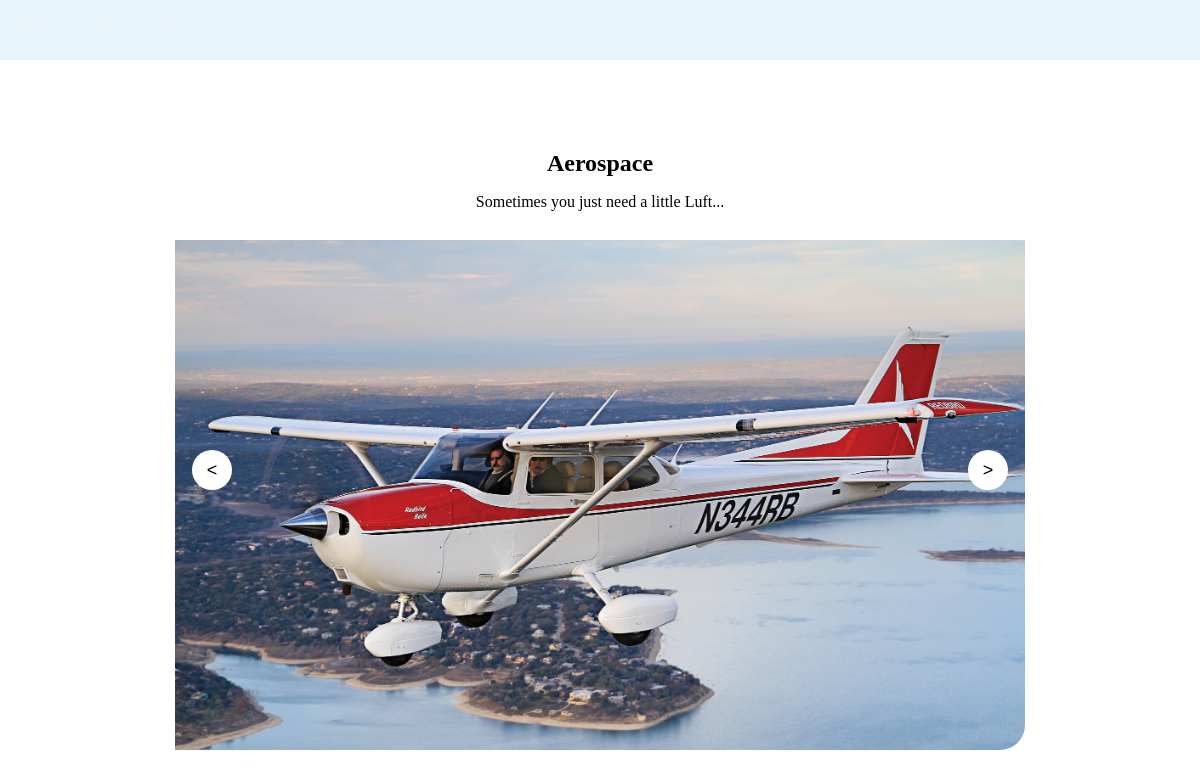
The page / on the database its author committed.
### blog/models.py (models this page shows)
class Category(models.Model):
    name = models.CharField(max_length=20)
    caption = models.CharField(max_length=255)
    image = models.ImageField(upload_to='images')

### myblogsite/views.py (the view)
# urls.py: path('', views.homepage, name="homepage")
def homepage(request):
    categories = Category.objects.all()
    context = {'categories': categories}
    return render(request, 'homepage.html', context)

### myblogsite/templates/homepage.html
{% extends 'base_generic.html' %}
{% load static %}
{% block content %}
    <div class="container">
        <div class="slider">
            {% for category in categories %}
                <div class="category-card" onclick='location.href="{% url 'blog_category' category.name %}";'>
                    <div class="category-header">
                        <h2 class="cat-header">
                            {{ category.name }}
                        </h2>
                        <p class="cat-caption">{{ category.caption }}</p>
                    </div>
                    <div class="cat-slide">
                        <img src="{{ category.image.url }}" alt="{{ category.image.url }}">
                    </div>
                </div>
            {% endfor %}
            <button class="btn btn-next">></button>
            <button class="btn btn-prev"><</button>
        </div>
    </div>
{% endblock %}

### myblogsite/static/style1.css (style rules this page uses)
body { background-image: url('IMG_5010.jpg'); background-position: top center; background-attachment: scroll; width: 100%; background-size: cover; background-repeat: no-repeat; margin: 0; display: grid; place-items: center; }
.container { display: flex; flex-wrap: wrap; padding-top: 150px; background-color: rgba(0,0,0,0); }
.slider { width: 850px; height: 600px; position: relative; overflow: hidden; margin-top: 0px; }
.category-card { background-color: rgba(137, 207, 240,0); text-align: center; margin: auto; width: 100%; max-width: 850px; height: 580px; position: absolute; transition: all 0.5s; }
.category-header { border-top-left-radius: 30px 100px; background-color: rgba(255,255,255,.8); height: 80px; margin-bottom: 10px; position: relative; }
.cat-header { text-align: center; position: relative; margin: 0px; padding: 0px; }
.cat-caption { position: relative; }
.cat-slide img { max-width: 850px; height: 510px; width: 100%; object-fit: cover; position: relative; bottom: 0%; border-bottom-right-radius: 25px 25px; }
.btn { position: absolute; width: 40px; height: 40px; padding: 10px; border: none; border-radius: 50%; z-index: 10px; cursor: pointer; background-color: #fff; font-size: 18px; }
.btn-prev { top: 50%; left: 2%; }
.btn-next { top: 50%; right: 2%; }

### rows shown on the page
Category: name "Aerospace", caption "Sometimes you just need a little Luft...", image (picture)
